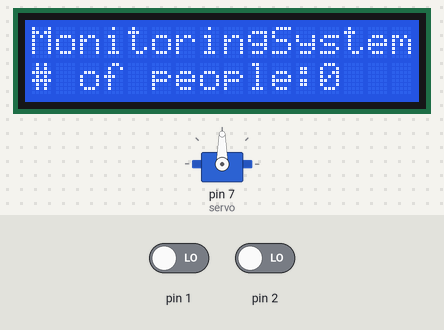
Recording of a sketch running on a simulated Arduino Uno, built with avr-gcc and run on an emulated ATmega328P. On the bench: servo, 16×2 character LCD. The test bench sets the inputs (shaded band); at power-on: pin 1 LOW, pin 2 LOW.

Above: at 1.2 s.
1.3 s: pin 1 driven HIGH
At 2.1 s:
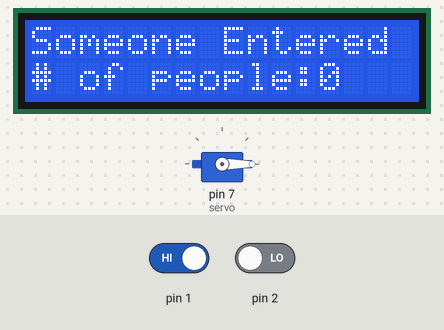
3.8 s: pin 2 driven HIGH
At 4.1 s:
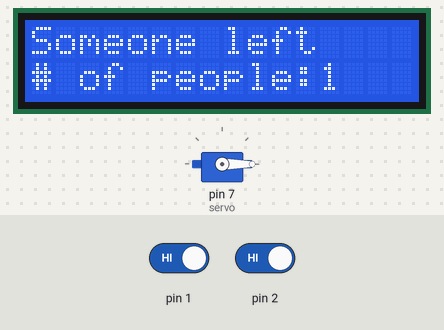
Timing chart, 0 to 6.8 s (numbered marks = the images above; inputs shaded):
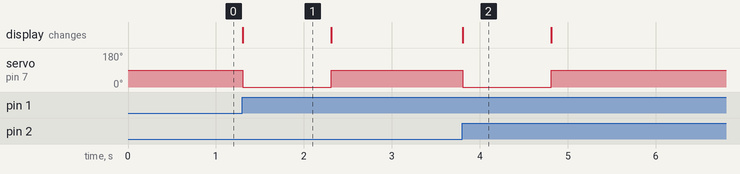

The sketch:

code.ino
```cpp
#include <LiquidCrystal.h>
#include <Servo.h>
LiquidCrystal lcd (13, 12, 11, 10, 9, 8);

int Entrance = 1;
int Exit = 2;
int pirentrance;
int pirexit;
int people = 0;
int nopeople = 0;
int buzzer = 6;

Servo myservo;

bool isEntrance = false;
bool isExit = false;
int servo = 7;
void setup ()
{
  myservo.attach(servo);
  lcd.begin(16,2);

}

void loop ()
{
  lcd.setCursor(0,0);
  lcd.print("MonitoringSystem");
  pirentrance = digitalRead(1);
  pirexit = digitalRead(2);


  if (pirentrance == HIGH && isEntrance == false)
  {
    myservo.write(0);
    lcd.setCursor(0,0);
    lcd.print("                    ");
    lcd.setCursor(0,0);
    lcd.print("Someone Entered");
    delay(1000);
    lcd.clear();
    people += 1;
    isEntrance = true;
  }
    else if(pirentrance == LOW && isEntrance == true)
    {
    isEntrance = false;

    }

  else
  {
     myservo.write(90);
  }

  if (pirexit == HIGH && isExit == false)
  {
    myservo.write(0);
    lcd.setCursor(0,0);
    lcd.print("                    ");
    lcd.setCursor(0,0);
    lcd.print("Someone left");
    delay(1000);
    lcd.clear();
    people -= 1;
    isExit = true;
    }
    else if(pirexit == LOW && isExit == true)
    {
    isExit = false;

    }

    else
  {
     myservo.write(90);
  }

   lcd.setCursor(12, 1);
  lcd.setCursor(0, 1);
  lcd.print("# of people:");
  lcd.print(people);


  if (people > 10)
  {
    lcd.setCursor(0,0);
    lcd.print("                    ");
    lcd.setCursor(0,0);
    lcd.print (" Maximum limit");
    lcd.setCursor(0,1);
    lcd.print ("   GET OUT!!!!");
    delay(500);
    tone(buzzer, 4000);
    delay(100);
    noTone(buzzer);
    delay(100);
    lcd.clear();

  }

   else if (people < 0 )
   {
  people = nopeople;
   lcd.setCursor(0,1);
    lcd.print("                    ");
  lcd.setCursor(12, 1);
  lcd.setCursor(0, 1);
  lcd.print("# of people:");
  lcd.print(nopeople);
   }

  }
```

Measured:
- after the input at 1.3 s, servo on pin 7 (servo): 90° → 0° at once, → 90° 1.0 s later; the display: changes at once (image 1)
- after the input at 3.8 s, servo on pin 7 (servo): 90° → 0° at once, → 90° 1.0 s later; the display: changes at once (image 2)
- what the display in image 1 shows lasts 1.0 s, from 1.3 s to 2.3 s
